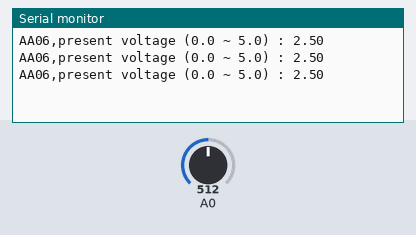
The sketch below on a simulated Arduino Uno, built with avr-gcc and run on an emulated ATmega328P. On the bench: the last lines printed to the serial monitor. The test bench sets the inputs (shaded band); at power-on: A0 = 512.

Above: at 1.3 s.
1.4 s: A0 set to 716
At 1.9 s:
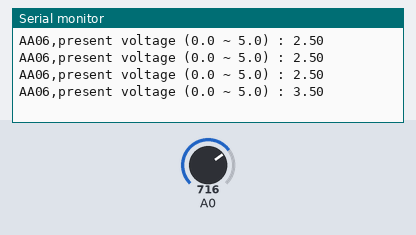
2.9 s: A0 set to 900
At 3.4 s:
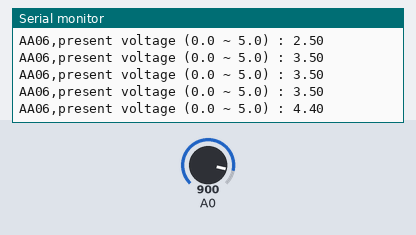
Timing chart, 0 to 5.9 s (numbered marks = the images above; inputs shaded):
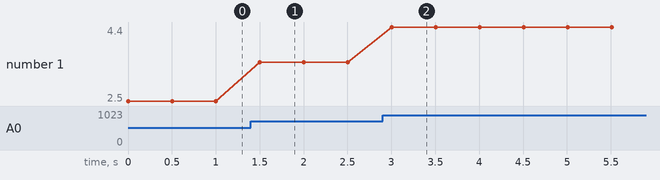

The sketch:

AA06_analog_read.ino
```cpp
/*
  AnalogReadSerial

  Reads an analog input on pin 0, prints the result to the Serial Monitor.
  Attach the center pin of a potentiometer to pin A0,
  and the outside pins to +5V and ground.
*/

void setup() {
  // initialize serial communication at 9600 bits per second:
  Serial.begin(9600);
}

void loop() {
  // read the input on analog pin 0:

  int sensorValue = analogRead(A0);


  // print out the value you read:
  Serial.print("AA06,present voltage (0.0 ~ 5.0) : ");
  float voltage =sensorValue*(5.0/1023.0);
  Serial.println(voltage);

  delay(500);        // 2 Hz sampling
}

float f_map(long x, long in_min, long in_max, float out_min, float out_max)
{
  return (x - in_min)*(out_max - out_min)/(in_max - in_min)+out_min;
}
```

Measured:
- after the input at 1.4 s, the serial monitor: prints a new line after 0.10 s (image 1)
- after the input at 2.9 s, the serial monitor: prints a new line after 0.10 s (image 2)
- plotted number 1: 2.5 → 3.5 after the input at 1.4 s, 3.5 → 4.4 after the input at 2.9 s
